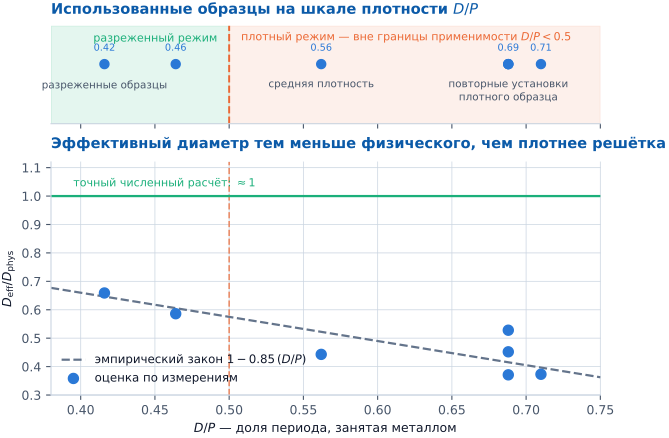

Recreate this plot in Python.
# -*- coding: utf-8 -*-
"""Рис. 0.4 — параметр плотности D/P: по нему выстраиваются все различия образцов.

Верхняя панель: где на шкале D/P лежат использованные образцы и где проходит граница
применимости аналитической модели, объявленная её автором (D/P < 0.5).
Нижняя панель: отношение эффективного диаметра к физическому против D/P вместе с
эмпирической прямой 1 - 0.85*(D/P).

Все числа ПЕРЕНЕСЕНЫ из BRIEF_FOR_D_teaching_ladder.md §11.3 (колонка «полный угловой
диапазон»; значения с обрезки (0,90) смещены и здесь НЕ используются). Ничего не
пересчитывается: скрипт только рисует.

ЖАНР (STYLE.md §3): подписи точек — физические (плотность, тип схемы), без внутренних
имён наборов. Соответствие «подпись -> набор» — в приложении «Происхождение числовых
примеров».
"""

import numpy as np

import pstyle as ps
import matplotlib.pyplot as plt

# подпись, D/P, D_eff/D_phys (полный угловой диапазон)
# Внутреннее соответствие (для приложения, не для рисунка):
#   0.416 purewave · 0.464 test_grid_40_20 · 0.562 specac
#   0.688 att-11-16-s1/-s2/-s3 · 0.710 att-11-16-356
# Три точки при D/P = 0.688 — ПОВТОРНЫЕ УСТАНОВКИ одного прибора, не три образца.
SAMPLES = [
    ("разреженные образцы", 0.416, 0.659),
    (None,                  0.464, 0.586),
    ("средняя плотность",   0.562, 0.443),
    ("повторные установки\nплотного образца", 0.688, 0.528),
    (None,                  0.688, 0.452),
    (None,                  0.688, 0.371),
    (None,                  0.710, 0.373),
]
BLANCO_LIMIT = 0.5   # объявленная автором граница приемлемости d/p

fig, (axT, axB) = plt.subplots(2, 1, figsize=(6.4, 4.6),
                               gridspec_kw={"height_ratios": [0.42, 1.0]},
                               sharex=True)

dp = np.array([s[1] for s in SAMPLES])
ratio = np.array([s[2] for s in SAMPLES])

# ------------------- верх: шкала плотности -------------------
axT.axvspan(0.38, BLANCO_LIMIT, color=ps.S3, alpha=0.12)
axT.axvspan(BLANCO_LIMIT, 0.75, color=ps.S2, alpha=0.10)
axT.axvline(BLANCO_LIMIT, color=ps.S2, ls="--", lw=1.4)
axT.text(BLANCO_LIMIT - 0.008, 0.78, "разреженный режим", ha="right", fontsize=8, color=ps.S3)
axT.text(BLANCO_LIMIT + 0.008, 0.78, "плотный режим — вне границы применимости $D/P<0.5$",
         ha="left", fontsize=8, color=ps.S2)

axT.scatter(dp, np.full_like(dp, 0.25), s=42, color=ps.S1, zorder=3)

# Точки при одном и том же D/P = 0.688 — повторные установки ОДНОГО образца, поэтому
# они совпадают на шкале; подпись даётся один раз на группу (у остальных None).
for name, x, _ in SAMPLES:
    if name is None:
        continue
    axT.annotate(name, (x, 0.25), textcoords="offset points", xytext=(0, -11),
                 ha="center", va="top", fontsize=7.5, color=ps.INK_2,
                 linespacing=1.15)

# численные значения плотности — прямо над точками
for x in sorted(set(np.round(dp, 3))):
    axT.annotate(f"{x:.2f}", (x, 0.25), textcoords="offset points", xytext=(0, 8),
                 ha="center", va="bottom", fontsize=7, color=ps.S1)

axT.set_ylim(-1.15, 1.15)
axT.set_yticks([])
axT.set_title("Использованные образцы на шкале плотности $D/P$",
              color=ps.TITLE, fontsize=10.5, loc="left", fontweight="bold", pad=8)
for side in ("top", "right", "left"):
    axT.spines[side].set_visible(False)

# ------------------- низ: дефицит D_eff -------------------
grid = np.linspace(0.38, 0.75, 100)
axB.plot(grid, 1 - 0.85 * grid, color=ps.REF, ls="--",
         label=r"эмпирический закон $1-0.85\,(D/P)$")
axB.axvline(BLANCO_LIMIT, color=ps.S2, ls="--", lw=1.2, alpha=0.7)

axB.scatter(dp, ratio, s=52, color=ps.S1, zorder=3,
            label=r"оценка по измерениям")
axB.axhline(1.0, color=ps.S3, lw=1.6)
axB.text(0.395, 1.02, "точный численный расчёт: $\\approx 1$",
         fontsize=8, color=ps.S3, va="bottom")

axB.set_ylim(0.30, 1.12)
axB.set_xlim(0.38, 0.75)
ps.finish(axB,
          title="Эффективный диаметр тем меньше физического, чем плотнее решётка",
          xlabel=r"$D/P$ — доля периода, занятая металлом",
          ylabel=r"$D_{\rm eff}/D_{\rm phys}$",
          legend="lower left")

fig.tight_layout(h_pad=0.6)
ps.save(fig, "fig00_dp")
